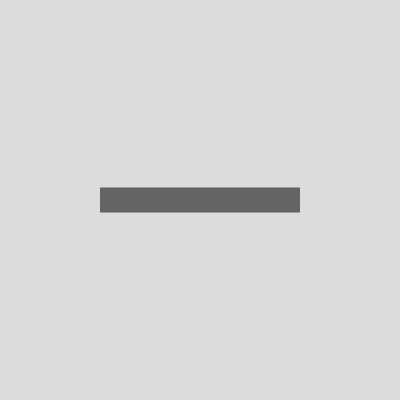
Frame 1 (no input)
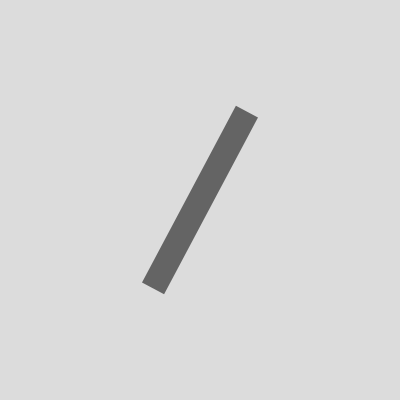
Frame 60 (no input)
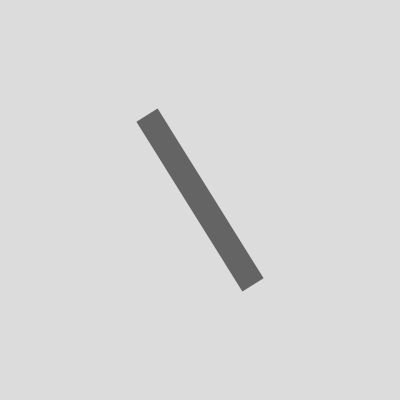
Frame 120 (the mouse pressed at the canvas centre since frame 60)

The p5.js sketch that drew these frames (run headless with seeded random() and noise() and a simulated clock; from frame 60 on, the mouse is pressed at the canvas centre):

// p5.js sketch
// ── sketch.js
let angle = 0;

function setup() {
  createCanvas(400, 400);
  angleMode(RADIANS);
  //angleMode(DEGREES);
}

function draw() {
  background(220);
  noStroke();
  fill(100);
  rectMode(CENTER);
  translate(width/2, height/2);
  rotate(angle);
  rect(0, 0, 200, 25);
  angle += PI/90;
  //angle += 2;
}
